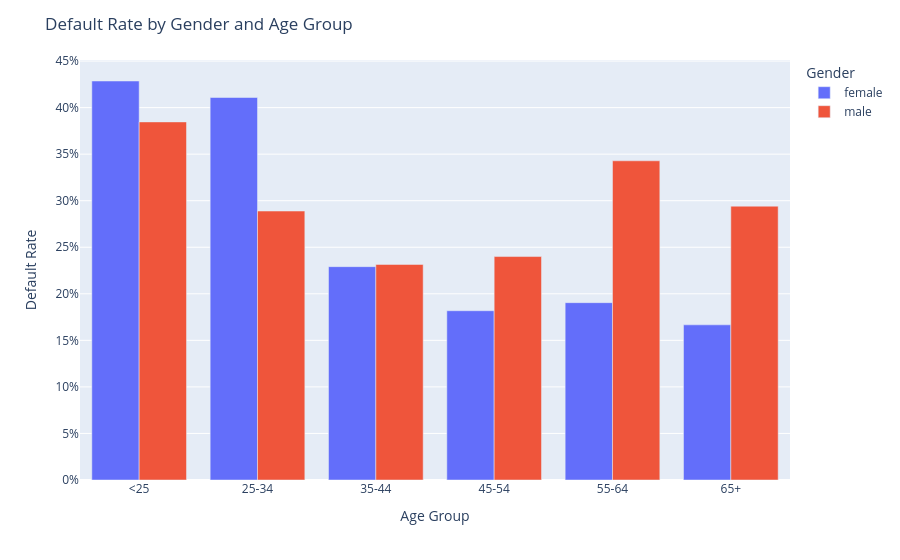

The cell this chart's notebook holds for it:
### Code cell
# ── Test normal question ──────────────────────────────────────────
reset_memory()

run_agent_with_error_handling("distribution of default wrt gender & age")

### Figure 1 — Plotly figure (JSON) as saved in the notebook; plotly's stock layout.template omitted (floating-point values rounded to 4 significant figures)
{"data": [{"alignmentgroup": "True", "customdata": [[129.0, 53.0], [48.0, 11.0], [22.0, 4.0], [21.0, 4.0], [6.0, 1.0], [84.0, 36.0]], "hovertemplate": "Gender=female<br>Age Group=%{x}<br>Default Rate=%{y}<br>total_count=%{customdata[0]}<br>default_count=%{customdata[1]}<extra></extra>", "legendgroup": "female", "marker": {"color": "#636efa", "pattern": {"shape": ""}}, "name": "female", "offsetgroup": "female", "orientation": "v", "showlegend": true, "textposition": "auto", "x": ["25-34", "35-44", "45-54", "55-64", "65+", "<25"], "xaxis": "x", "y": [0.4109, 0.2292, 0.1818, 0.1905, 0.1667, 0.4286], "yaxis": "y", "type": "bar"}, {"alignmentgroup": "True", "customdata": [[270.0, 78.0], [203.0, 47.0], [100.0, 24.0], [35.0, 12.0], [17.0, 5.0], [65.0, 25.0]], "hovertemplate": "Gender=male<br>Age Group=%{x}<br>Default Rate=%{y}<br>total_count=%{customdata[0]}<br>default_count=%{customdata[1]}<extra></extra>", "legendgroup": "male", "marker": {"color": "#EF553B", "pattern": {"shape": ""}}, "name": "male", "offsetgroup": "male", "orientation": "v", "showlegend": true, "textposition": "auto", "x": ["25-34", "35-44", "45-54", "55-64", "65+", "<25"], "xaxis": "x", "y": [0.2889, 0.2315, 0.24, 0.3429, 0.2941, 0.3846], "yaxis": "y", "type": "bar"}], "layout": {"xaxis": {"anchor": "y", "domain": [0.0, 1.0], "title": {"text": "Age Group"}, "categoryorder": "array", "categoryarray": ["<25", "25-34", "35-44", "45-54", "55-64", "65+"]}, "yaxis": {"anchor": "x", "domain": [0.0, 1.0], "title": {"text": "Default Rate"}, "tickformat": ".0%"}, "legend": {"title": {"text": "Gender"}, "tracegroupgap": 0}, "margin": {"t": 60}, "barmode": "group", "title": {"text": "Default Rate by Gender and Age Group"}}}
